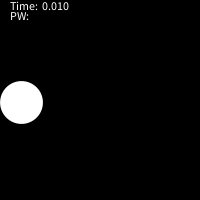
Frame 1 (no input)
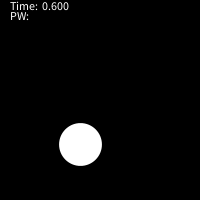
Frame 60 (the mouse pressed at the canvas centre just before this capture)
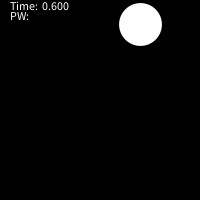
Frame 120 (the mouse held since frame 60 and released just before this capture)

The Processing sketch that drew these frames (run headless with seeded random() and noise(); from frame 60 on, the mouse is pressed at the canvas centre):

// Processing sketch: Q1
// ── Q1.pde
float speedX = 1, speedY = 2, seconds = 0;
float x=20, y=100, r = 20;
color strokeColor = color(255);
color backgroundColor = color(0,0,0);
void setup() {
  size(200, 200);
}
void draw() {
  seconds += 0.01;
  background(backgroundColor);
  if(seconds < 3) {
    moveBall();
  checkCollisions();
  drawBall();
  text("Time: ", 10, 10);
  text("PW: ", 10, 20);
  text(seconds, 40 , 10);
  }
}
void moveBall() {
  x += speedX;
  y += speedY;
}
void checkCollisions() {
  if ( x > width-r || x < r ) 
    speedX = -speedX;
  if (y > height-r || y < r)
    speedY = -speedY;
}
void drawBall() {
  stroke(strokeColor);
  strokeWeight(r/7);
  ellipse(x, y, 2*r, 2*r);
}

void mousePressed(){
 seconds = 0; 
}

void keyPressed(){
  String pass = "";
  if(key == BACKSPACE)
  pass = "";
  pass += key;
  System.out.print(pass);
  if(pass == "cosc123")
  seconds = 0;
  
}
